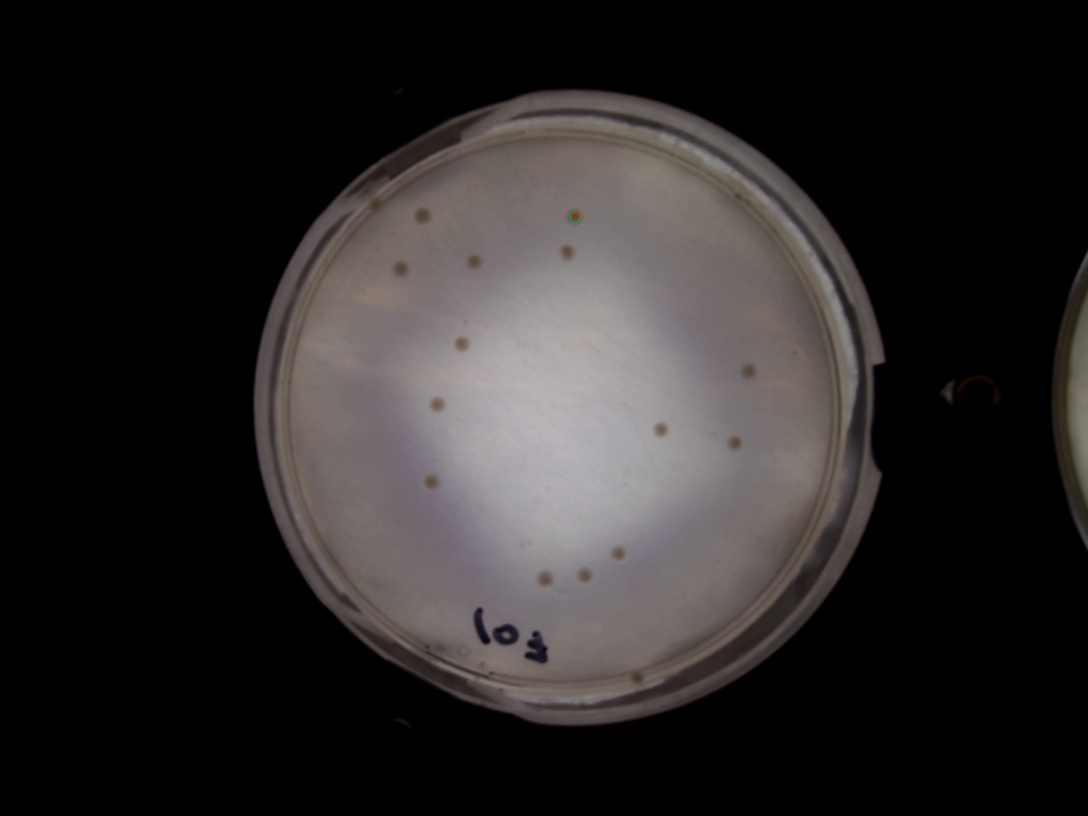
#> input picture petri_dish_0.jpg, 3264 x 2448 px (shown at 1/3 size); its folder holds only this picture in this run
$ python -i CPR_tools.py   (imports and definitions only)
#> lines starting #> are read from the running program, lines starting #| are printed output that depends on the picture
import cv2
import numpy as np
import os
import random
from scipy.stats import norm
from ultralytics import YOLO
import datetime


############################################################################################################ -- PINHOLE --
# This function takes in an image file path and returns False if the lit pinhole is too far away from the center of the image.
# The function also displays the image with lines and text on it to show the position of the pinhole.

# Parameters:
# - img_file_path: Path to the image file.
# - save_image_path: Path to the folder where the image is saved. leave alone if you don't want anything saved
# - row_deviation_threshold / column_deviation_threshold: Threshold for the row deviation. Deviation is calculated as the absolute difference between the centroid of the pinhole and the center of the image (0.5, 0.5).
# - margin: Multiplier for the cropped image dimensions.

def pinhole(img_file_path, save_image_path = None, row_deviation_threshold = 0.1, column_deviation_threshold = 0.1, center_point = (0.5, 0.5), x_margin=0.07, y_margin = 0.09):
    # Reading image
#> called with img_file_path = '../petri_dish_0.jpg', row_deviation_threshold = 0.1, column_deviation_threshold = 0.1, center_point = (0.5, 0.5), x_margin = 0.07, y_margin = 0.09
    img = cv2.imread(img_file_path)
#> img is the input picture: shape (2448, 3264, 3); mean B, G, R 39.1, 39.3, 42.2
    if img is None:
        print("Error: Could not read image file")
        exit()

    img_width = img.shape[1]
#> img_width = 3264
    img_height = img.shape[0]
#> img_height = 2448

    cropped_image_width = img_width * x_margin
#> cropped_image_width = 228.5
    cropped_image_height = img_height * y_margin
#> cropped_image_height = 220.3

    cropped_image_x = center_point[0] * img_width
#> cropped_image_x = 1632
    cropped_image_y = center_point[1] * img_height
#> cropped_image_y = 1224

    # Cropping the image
    cropped_image = img[int(cropped_image_y - cropped_image_height):int(cropped_image_y + cropped_image_height),
                        int(cropped_image_x - cropped_image_width):int(cropped_image_x + cropped_image_width)]
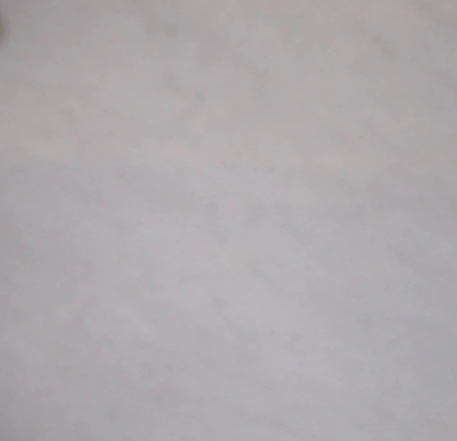
#> cropped_image: shape (441, 457, 3); mean B, G, R 172.2, 169.5, 173.7

    # Resizing the cropped image to 640 x 480
    cropped_image = cv2.resize(cropped_image, (640, 480))
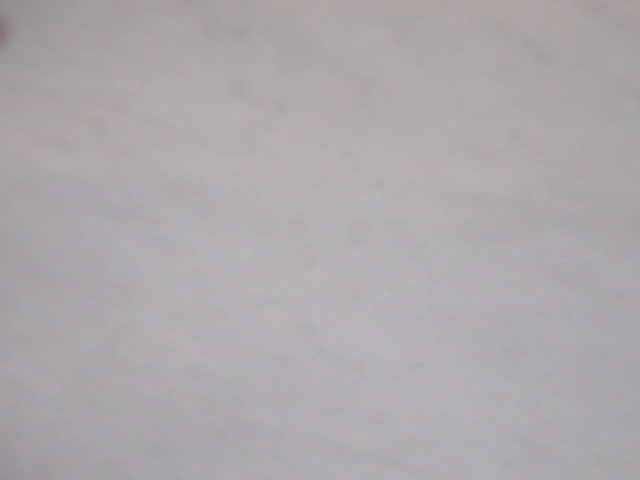
#> cropped_image: shape (480, 640, 3); mean B, G, R 172.2, 169.4, 173.7


    # create binary image
    gray = cv2.cvtColor(cropped_image, cv2.COLOR_BGR2GRAY)
    _, binary_image = cv2.threshold(gray, 200, 255, cv2.THRESH_BINARY)
#> binary_image: shape (480, 640); every value is 0
    kernel = np.ones((3,3), np.uint8)
    binary_image = cv2.morphologyEx(binary_image, cv2.MORPH_CLOSE, kernel)


    # find centroid
    y,x = np.nonzero(binary_image)
#> y = empty array; x = empty array
    average_column_position = x.mean() / binary_image.shape[1]
#> average_column_position = nan
    average_row_position = y.mean() / binary_image.shape[0]
#> average_row_position = nan

    # Calculating deviations
    column_deviation = (0.5 - average_column_position) * cropped_image.shape[1] # deviation in pixels in the width direction
#> column_deviation = nan
    row_deviation = (0.5 - average_row_position) * cropped_image.shape[0] # deviation in pixels in the height direction
#> row_deviation = nan


    # Defining line start and end points
#> (the run stopped early here; a loop or call above may not have finished)
